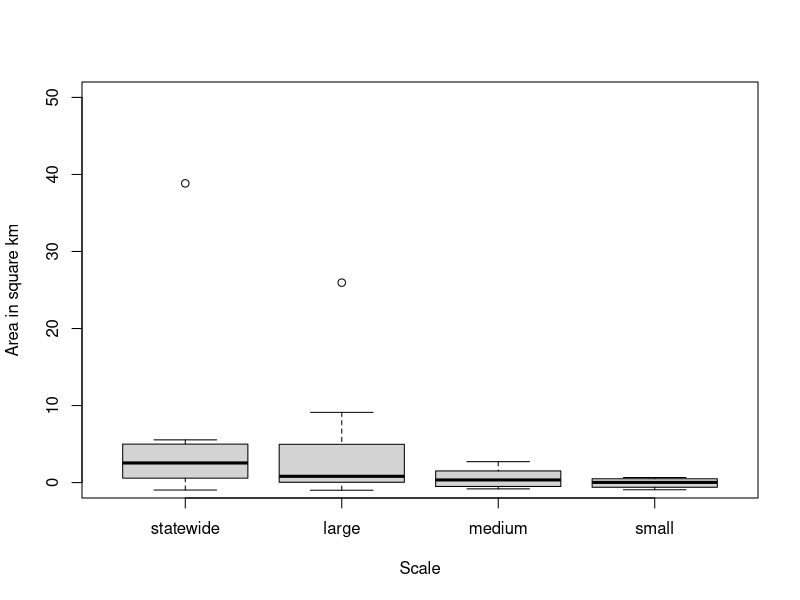

Reproduce this figure in R.
#comparing current and future areas by scale.
#generates results in section "Variation in future distribution predictions with use of STEM" in "Results".

setwd("~/college/OU-postdoc/research/grassland_bird_surveys/ougrassland/ou-grassland-bird-survey")

#Load thresholds file created from results in "results_current.R" 
#and generated by each "run_from_here_future_ensemble.R" per species.
thresholds <- read.csv("thresholds.csv")

library(lme4)
library(lmerTest)
library(tidyr)
library(dplyr)

thresholds.col <- thresholds %>% select(-X.1) %>% 
  spread(.,
                         key = model,
                         value = areakm2)

thresholds.col$diff <- thresholds.col$future-thresholds.col$current

thresholds.col$changeofcurrentarea <- (thresholds.col$diff)/(thresholds.col$current)

#change factor order so all compared to statewide
thresholds.col$X <-factor(thresholds.col$X,
                             levels = c("statewide.area",
                                        "large.area",
                                        "medium.area",
                                        "small.area"))

model.changes <- lmer(changeofcurrentarea ~ X + (1|Species),
                      data = thresholds.col)

summary(model.changes)
#summary gives results in "Variation in future distribution predictions with use of STEM".

#Shown here for illustration, not included in paper.
par(mfrow=c(1,1))
plot(changeofcurrentarea ~ X,
     data = thresholds.col,
     ylim = c(0, 50),
     xaxt = "n",
     xlab = "Scale",
     ylab = "Area in square km")
axis(side = 1,
     at = c(1:4),
     labels = c("statewide",
                "large",
                "medium",
                "small"))
